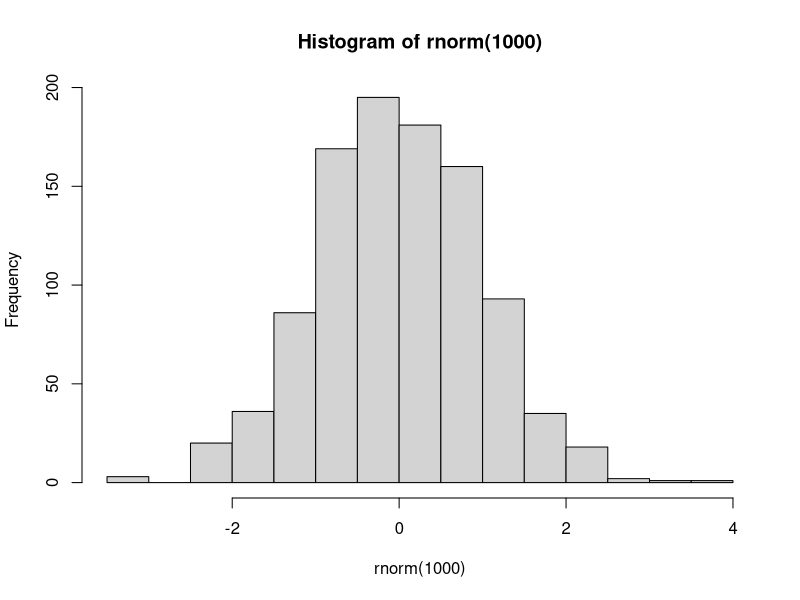
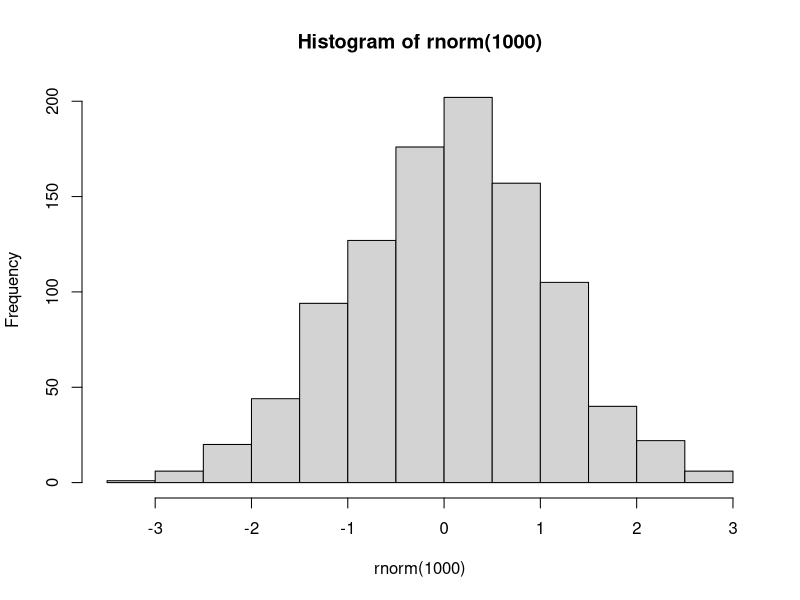
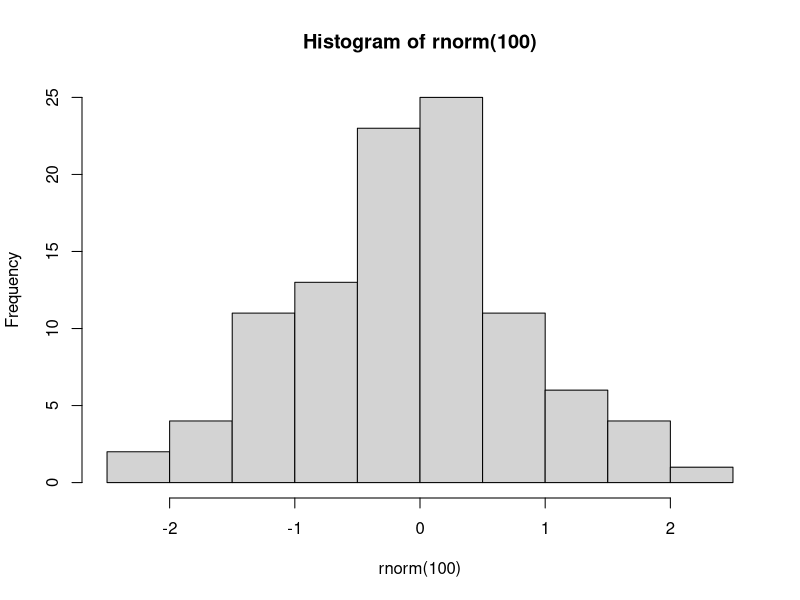

The R source for these figures, in order:
params <-
list(isSlides = "no")

## ----setup, include=FALSE------------------------------------------------------------------------------
suppressPackageStartupMessages(require(knitr))
knitr::opts_chunk$set(echo = TRUE, tidy = T)


## ---- results='asis',include=TRUE,echo=FALSE-----------------------------------------------------------
if(params$isSlides != "yes"){
  cat("# Reproducible Research


"    
  )
  
}



## ----setwd_introtoR,eval=F-----------------------------------------------------------------------------
## setwd("/PathToMyDownload/Reproducible_R/r_course")
## # e.g. setwd("~/Downloads/Intro_To_R_1Day/r_course")


## ---- results='asis',include=TRUE,echo=FALSE-----------------------------------------------------------
if(params$isSlides == "yes"){
  cat("class: inverse, center, middle

# Creating Documents from R Scripts

<html><div style='float:left'></div><hr color='#EB811B' size=1px width=720px></html> 


"    
  )
}else{
  cat("# Creating Documents from R Scripts


"    
  )
  
}



## ----eval=F,echo=TRUE----------------------------------------------------------------------------------
## library(rmarkdown)
## render("scripts/script.r")


## ----eval=F,echo=TRUE----------------------------------------------------------------------------------
## render("scripts/script.r", output_format="html_document")


## ----eval=F,echo=TRUE,tidy=FALSE-----------------------------------------------------------------------
## render("scripts/script.r", output_format="html_document",
##        output_file="myRenderedDoc.html",output_dir="scripts")


## ---- results='asis',include=TRUE,echo=FALSE-----------------------------------------------------------
if(params$isSlides == "yes"){
  cat("class: inverse, center, middle

# Comments

<html><div style='float:left'></div><hr color='#EB811B' size=1px width=720px></html> 


"    
  )
}else{
  cat("# Comments


"    
  )
  
}



## ----eval=F--------------------------------------------------------------------------------------------
## # Generate some random numbers
## myRandNumbers <- rnorm(100,10,2)


## ----eval=F--------------------------------------------------------------------------------------------
## #' this would be placed as code
## # Generate some random numbers
## myRandNumbers <- rnorm(100,10,2)


## ----eval=F--------------------------------------------------------------------------------------------
## 
## #'
## #' title: "BRC making notes example"
## #' author: "Tom Carroll"
## #' date: "Reproducible R"
## #'
## #' this would be placed as text in html
## # Generate some random numbers (This is a comment with code)
## myRandNumbers <- rnorm(100,10,2)


## ----eval=F--------------------------------------------------------------------------------------------
## 
## #' Some comments for text.
## #+ fig.width=3, fig.height=3
## myRandNumbers <- rnorm(100, 10, 2)
## hist(myRandNumbers)


## ---- results='asis',include=TRUE,echo=FALSE-----------------------------------------------------------
if(params$isSlides == "yes"){
  cat("class: inverse, center, middle

# Markdown

<html><div style='float:left'></div><hr color='#EB811B' size=1px width=720px></html> 


"    
  )
}else{
  cat("# Markdown


"    
  )
  
}



## ---- results='asis',include=TRUE,echo=FALSE-----------------------------------------------------------
if(params$isSlides == "yes"){
  cat("class: inverse, center, middle

# Markdown Syntax

<html><div style='float:left'></div><hr color='#EB811B' size=1px width=720px></html> 


"    
  )
}else{
  cat("# Markdown Syntax


"    
  )
  
}



## ----results='asis',eval=F-----------------------------------------------------------------------------
## Italics = _Italics_ or *Italics*
## Bold  =  __Bold__ or **Bold**


## ---- results='asis',include=TRUE,echo=FALSE-----------------------------------------------------------
if(params$isSlides == "yes"){
  cat("class: inverse, center, middle

# rMarkdown

<html><div style='float:left'></div><hr color='#EB811B' size=1px width=720px></html> 


"    
  )
}else{
  cat("# rMarkdown


"    
  )
  
}



## ----fig.width=5,fig.height=2--------------------------------------------------------------------------
hist(rnorm(1000))


## ----eval=F--------------------------------------------------------------------------------------------
## hist(rnorm(1000))


## ----fig.width=5,fig.height=2,echo=FALSE---------------------------------------------------------------
hist(rnorm(1000))


## ----tidy=T,fig.width=5,fig.height=2-------------------------------------------------------------------
        hist( 
rnorm(100  )
)


## ---- collapse=T---------------------------------------------------------------------------------------
temp <- rnorm(10)
temp

